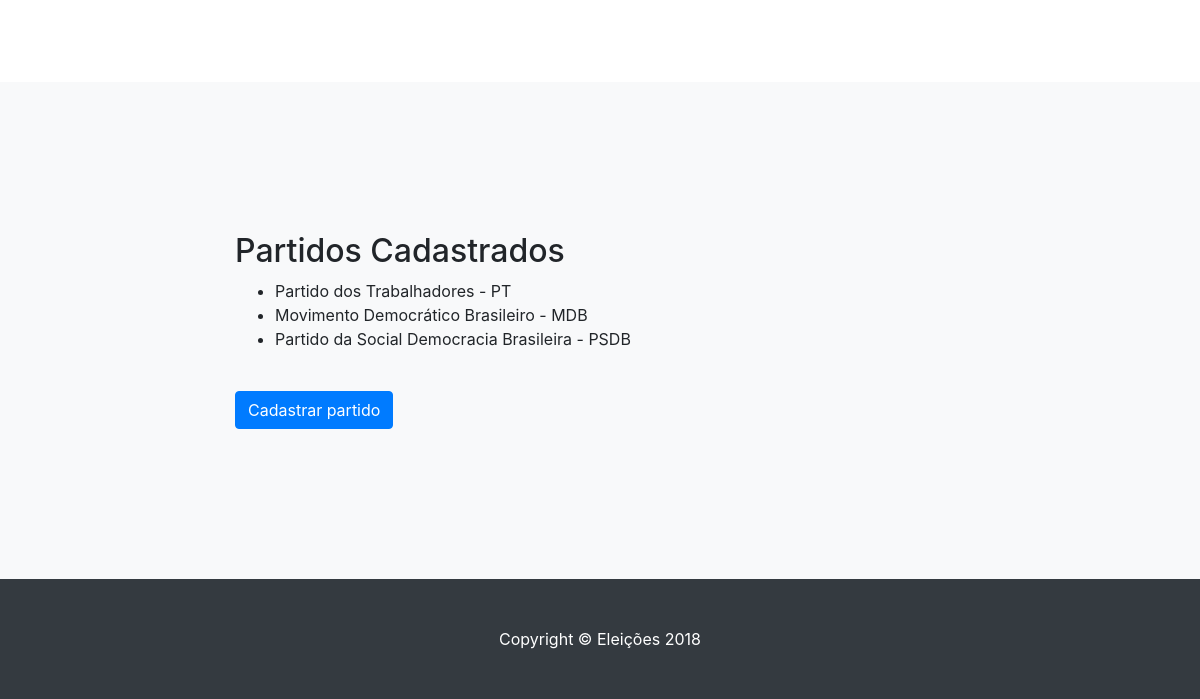
Before: / (lower part) with the older database file.
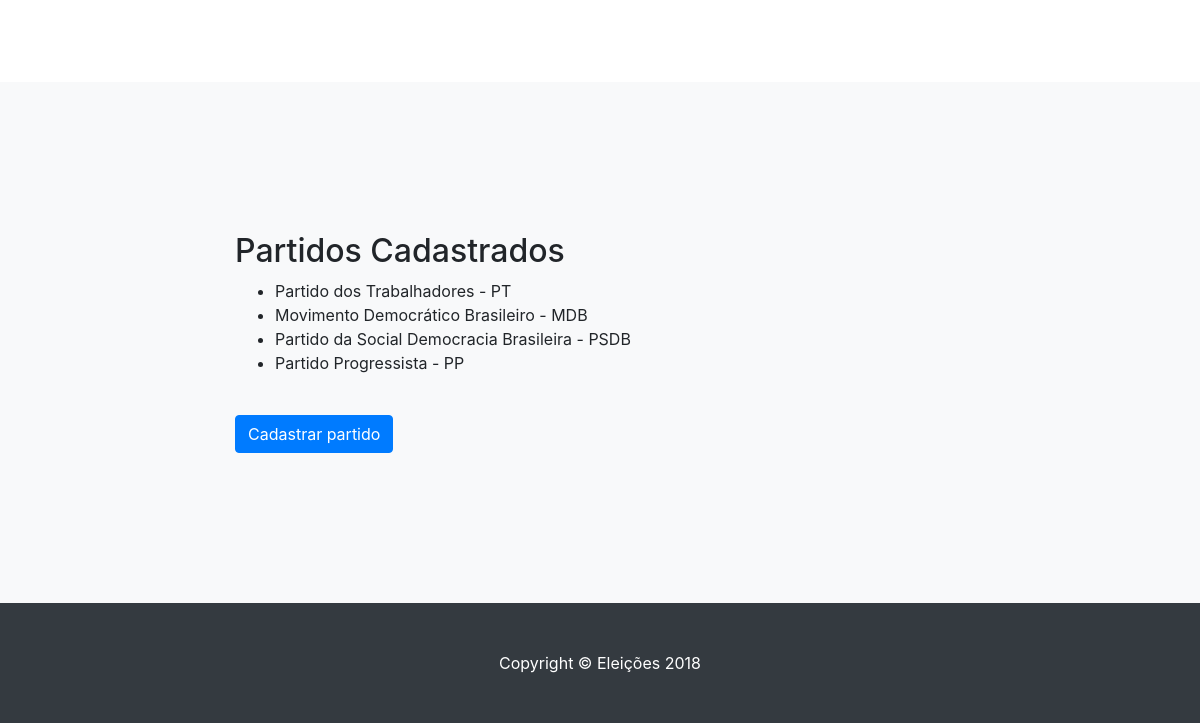
After: the same page with the newer database file.
### eleicoes2018/models.py (models this page shows)
class Partido(models.Model):
	nome = models.CharField(max_length=255, null=False)
	sigla = models.CharField(max_length=6, null=False)

### eleicoes2018/views.py (the view)
# urls.py: url(r'^$', index, name='index'),
def index(request):
	usuarios = Usuario.objects.all()
	estados = Estado.objects.all()
	partidos = Partido.objects.all()
	return render(request, 'index.html', { 'usuarios' : usuarios , 'estados' : estados , 'partidos' : partidos })

### eleicoes2018/templates/index.html (shortened to what this page needs)
{% load staticfiles %}
<!DOCTYPE html>
  <head>
    <link href='{% static "vendor/bootstrap/css/bootstrap.min.css" %}' rel="stylesheet">
    <link href='{% static "css/scrolling-nav.css" %}' rel="stylesheet">
  </head>
  <body id="page-top">
    <section id="regiao">
    </section>
    <section id="partidos" class="bg-light">
      <div class="container">
        <div class="row">
          <div class="col-lg-8 mx-auto">
            <h2>Partidos Cadastrados</h2>
            <ul>
                {% for partido in partidos %}
                    <li>{{ partido.nome }} - {{ partido.sigla }}</li>
                {% endfor %}
            </ul>
            <br>
            <a class="btn btn-primary" href="/partido-registrar">Cadastrar partido</a>
          </div>
        </div>
      </div>
    </section>
    <footer class="py-5 bg-dark">
      <div class="container">
        <p class="m-0 text-center text-white">Copyright &copy; Eleições 2018</p>
      </div>
    </footer>
  </body>
</html>

Changed rows visible on the page:
added Partido: nome "Partido Progressista", sigla "PP"
